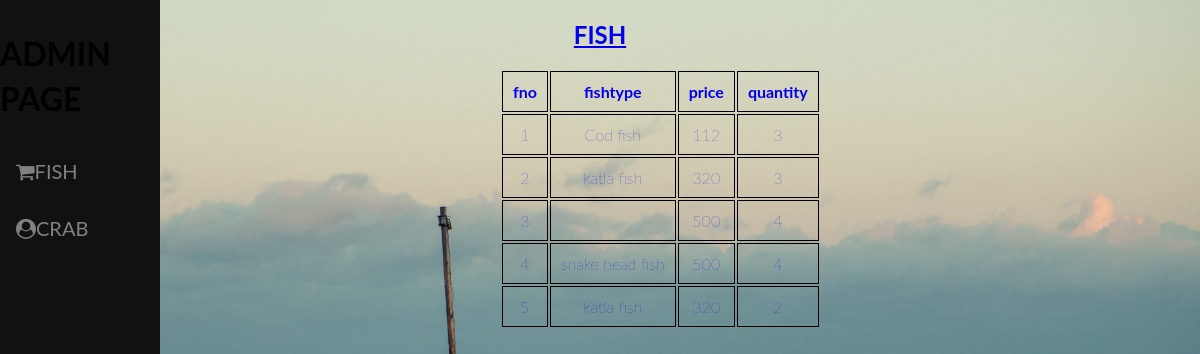
The page /adminfish.php on the database its author committed.
### tables this page shows
CREATE TABLE `fish` (
  `fno` int(10) NOT NULL,
  `fishtype` text NOT NULL,
  `price` int(100) NOT NULL,
  `quantity` text NOT NULL
);

### adminfish.php (the view, shortened to what this page needs)
<?php
$user = "root";
$password = "";
$database = "projects";
$servername = 'localhost:3306';
$mysqli = new mysqli($servername, $user, $password, $database);
$sql = "SELECT * FROM fish ORDER BY fno";
$result = $mysqli->query($sql);
?>
<!DOCTYPE html>
<html>
<head>
<link rel="stylesheet" href="https://cdnjs.cloudflare.com/ajax/libs/font-awesome/4.7.0/css/font-awesome.min.css">
</head>
<body>
<div class="sidebar">
  <h1>ADMIN PAGE</h1>
  <a href="http://localhost/DBMS%20PROJECT/adminfish.php"><i class="fa fa-shopping-cart" ></i>FISH</a>
  <a href="http://localhost/DBMS%20PROJECT/admincrab.php"><i class="fa fa-user-circle"></i>CRAB</i>
</div>
<section>
    <h2>FISH</h2>
    <table>
        <tr>
            <th>fno</th>
            <th>fishtype</th>
            <th>price</th>
            <th>quantity</th>
        </tr>
        <?php
        while ($rows = $result->fetch_assoc()) {
            ?>
        <tr>
            <td><?php echo $rows['fno']; ?></td>
            <td><?php echo $rows['fishtype']; ?></td>
            <td><?php echo $rows['price']; ?></td>
            <td><?php echo $rows['quantity']; ?></td>
        </tr>
        <?php
        }
        ?>
    </table>
</section>
</body>
</html>

### adminfish.php (style rules this page uses)
body { font-family: "Lato", sans-serif; background-image: url('nr.jpg'); background-size: cover; background-repeat: no-repeat; }
.sidebar { height: 100%; width: 160px; position: fixed; z-index: 1; top: 0; left: 0; background-color: #111; overflow-x: hidden; padding-top: 10px; line-height: 45px; }
.sidebar a { padding: 6px 8px 6px 16px; text-decoration: none; font-size: 20px; color: #818181; display: block; }
table { position: absolute; left: 500px; }
h2 { text-align: center; }
td { border: 1px solid black; }
th,td { font-weight: bold; border: 1px solid black; padding: 10px; text-align: center; }
td { font-weight: lighter; }

### rows shown on the page
fish: fno "1", fishtype "Cod fish", price "112", quantity "3"
fish: fno "2", fishtype "katla fish", price "320", quantity "3"
fish: fno "3", price "500", quantity "4"
fish: fno "4", fishtype "snake head fish", price "500", quantity "4"
fish: fno "5", fishtype "katla fish", price "320", quantity "2"
